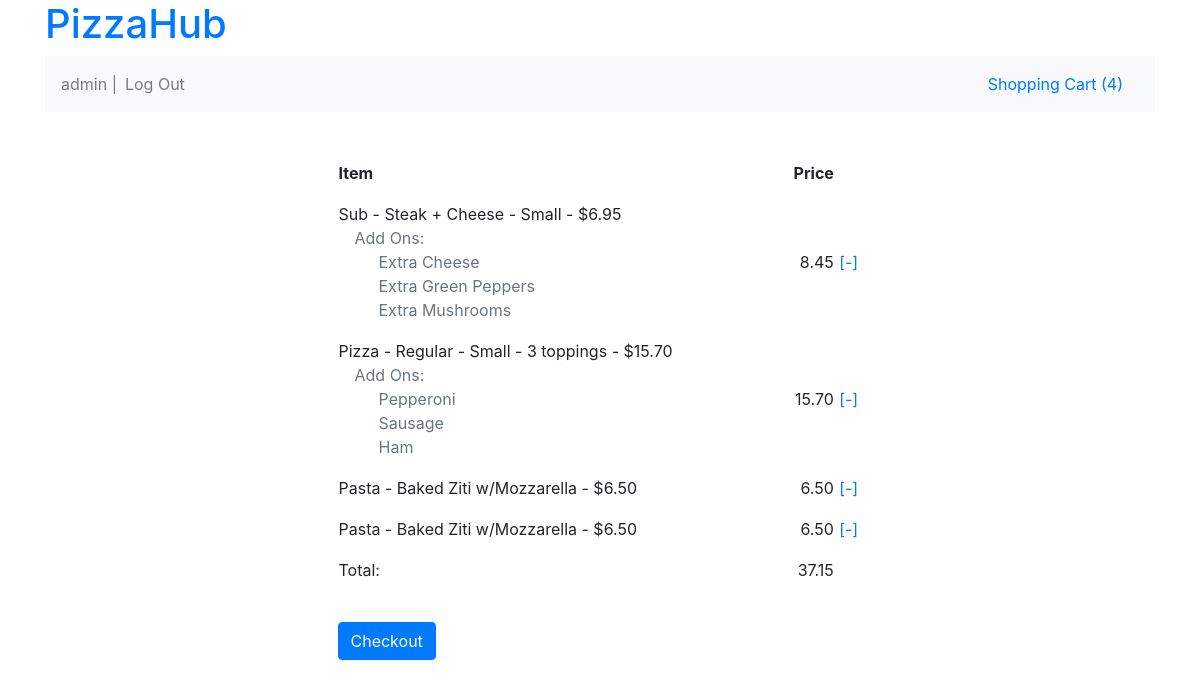
Page /shoppingcart/ (signed in) on the earlier database version.
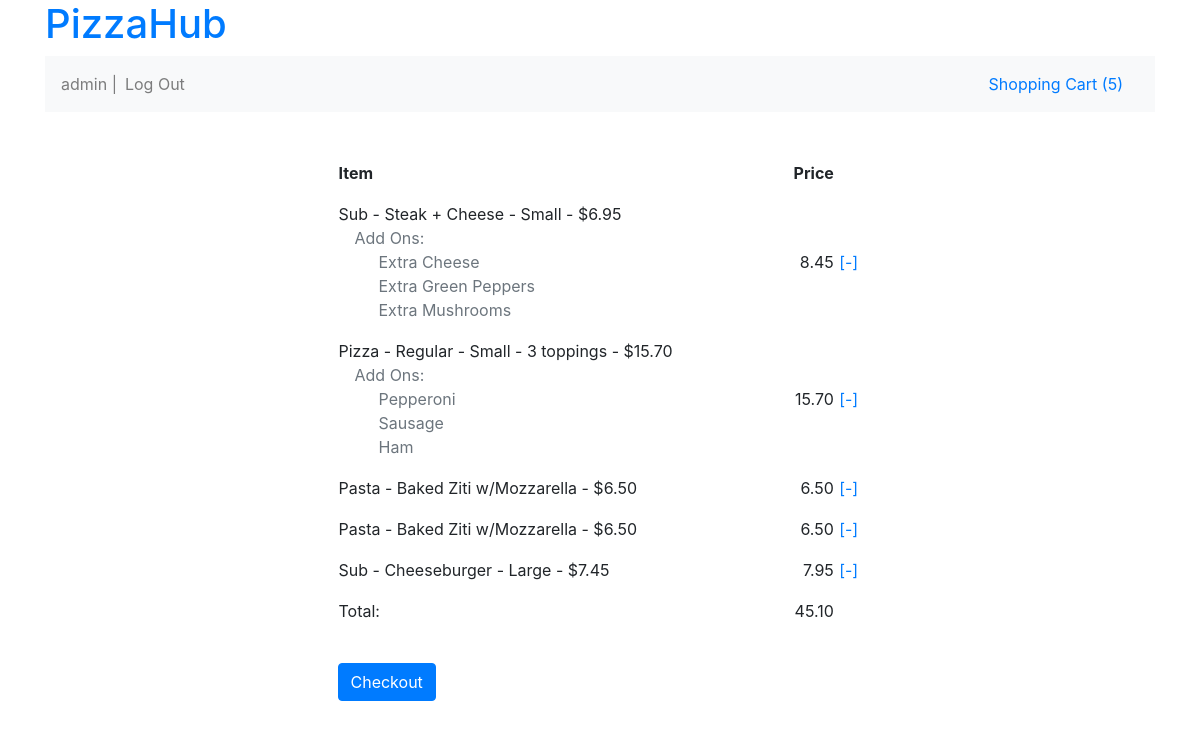
Same page on the later database version.
### orders/models.py (models this page shows, shortened)
class OrderItem (models.Model):
	menu_item = models.ForeignKey(MenuItem, on_delete=models.CASCADE);
	final_price = models.DecimalField(max_digits=5, decimal_places=2,validators=[MinValueValidator(Decimal('0.00'))]);
	def final_price_dollars(self):
		return "$ %.2f" % float(self.final_price) if self.final_price else "$ 0.00";
	final_price_dollars.short_description = "Final Price"
	add_ons = models.CharField(blank=True, max_length=100); #list of add ons for pizza or subs, separated by commas, can be blank
	def get_add_ons_list(self):
		if(self.add_ons.split(',')==['']):
			return [];
		return self.add_ons.split(',');
	shopping_cart = models.ForeignKey(ShoppingCart, on_delete=models.CASCADE);

class MenuItem(models.Model):
	item_type = models.CharField(max_length=3, choices = ITEM_TYPE_CHOICES, default = PIZZA);
	item_name = models.CharField(max_length=100);
	price = models.DecimalField(max_digits=5, decimal_places=2,validators=[MinValueValidator(Decimal('0.00'))])
	def __str__(self):
		def pizzaToString():
			return self.pizzamenuitem.__str__();
		def subToString():
			return self.submenuitem.__str__();
		def platterToString():
			return self.plattermenuitem.__str__();
		def saladToString():
			return self.saladmenuitem.__str__();
		def pastaToString():
			return self.pastamenuitem.__str__();
		def defaultToString():
			return str(f"{self.get_item_type_display()} - {self.item_name} - ${self.price}");
		switcher = {
			PIZZA: pizzaToString,
			SUB: subToString,
			PLATTER: platterToString,
			SALAD: saladToString,
			PASTA: pastaToString,
		}
		return switcher.get(self.item_type, defaultToString)();
	class Meta:
			verbose_name = "Menu Item"

class SubMenuItem(MenuItem):
	size = models.CharField(max_length=1, choices = SIZE_CHOICES, default = SMALL)
	def __str__(self):
		return str(f"{self.get_item_type_display()} - {self.item_name} - {self.get_size_display()} - ${self.price}");
	class Meta:
		verbose_name = "Sub Menu Item"

class PizzaMenuItem(MenuItem):
	REGULAR = 'Regular'
	SICILIAN = 'Sicilian'
	PIZZA_TYPE_CHOICES = (
		(REGULAR, "Regular"),
		(SICILIAN, "Sicilian"),
	)
	TOPPING_SEL_CHOICES = (
		('0', "Cheese"),
		('1',"1 topping"),
		('2',"2 toppings"),
		('3',"3 toppings"),
		('4',"Special")
	)
	pizza_type = models.CharField(max_length=100, choices = PIZZA_TYPE_CHOICES, default = REGULAR)
	size = models.CharField(max_length=1, choices = SIZE_CHOICES, default = SMALL)
	topping_sel = models.CharField(max_length=1, choices = TOPPING_SEL_CHOICES, default = '0', verbose_name="Topping Selection")
	def __str__(self):
		return str(f"{self.get_item_type_display()} - {self.item_name} - {self.get_size_display()} - {self.pizzamenuitem.get_topping_sel_display()} - ${self.price}");
	class Meta:
			verbose_name = "Pizza Menu Item"

class ShoppingCart (models.Model):
	user = models.ForeignKey(User, on_delete=models.CASCADE);
	total_cost = models.DecimalField(max_digits=5, default = Decimal('0.00'),decimal_places=2,validators=[MinValueValidator(Decimal('0.00'))]);
	def total_cost_dollars(self):
		return "$ %.2f" % float(self.total_cost) if self.total_cost else 0;
	total_cost_dollars.short_description = "Total Cost"
	ORDER_STATUS_POSS = (
		('0', "In Process"),
		('1', "Order Placed"),
	);
	order_status = models.CharField(max_length=1, choices = ORDER_STATUS_POSS, default = '0', verbose_name="Order Status");
	conf_num = models.IntegerField(blank=True, null=True, verbose_name="Order Confirmation #");
	checkout_time = models.DateTimeField(blank=True, null=True, verbose_name="Time Order Placed");
	class Meta:
		verbose_name = "Shopping Cart"

### orders/views.py (the view)
# urls.py: path("shoppingcart/", views.shopping_cart, name="shopping_cart"),
def shopping_cart(request):
	shopping_cart= get_current_shopping_cart(request);
	shopping_cart_items = OrderItem.objects.filter(shopping_cart=shopping_cart);
	context = {
		'shopping_cart': shopping_cart,
		'shopping_cart_items': shopping_cart_items,
	}
	template = loader.get_template('orders/cart.html')
	return HttpResponse(template.render(context, request));

### orders/models.py (called while the page is built)
	def __str__(self):
		return str(f"{self.get_item_type_display()} - {self.item_name} - ${self.price}");

### orders/views.py (called while the page is built)
def get_current_shopping_cart(request):
	if request.user.is_authenticated:
		cart_query = ShoppingCart.objects.filter(user = request.user, order_status='0');
		if len(cart_query)==0:
			new_cart = ShoppingCart(user=request.user);
			new_cart.save();
			return new_cart;
		else:
			return cart_query.get();
	else:
		return 'NO_USER_LOGGED_IN'

### orders/templates/orders/cart.html (shortened to what this page needs)
{% extends "orders/base.html" %}
{% block body %}
<div class="container col-6">
<form action="{% url 'orders:check_out' %}" method="post">
	<table width="100%">
		<tbody>
			<tr>
				<th>Item</th>
				<th style="text-align:right">Price</th>
				<th></th>
			</tr>
				{% for item in shopping_cart_items %}
				<tr>
					<td name = "item">{{item.menu_item}}
						{% if item.get_add_ons_list|length > 0 %}
						<p class="text-secondary" style="margin-bottom:0;text-indent:1em">Add Ons:</p>
							<ul class="text-secondary" style="margin-bottom:0;list-style: none">
								{% for add_on in item.get_add_ons_list %}
									<li>{{ add_on }}</li>
								{% endfor %}</ul>
						{% endif %}
					</td>
					<td style="text-align:right">{{item.final_price}}</td><td style="text-align:center"> <a href="" class="removeItem" id="{{item.id}}">[-]</a></td>
				</tr>
				{% endfor %}
				<tr>
					<td>Total: </td><td id="total-cost" style="text-align:right">{{shopping_cart.total_cost}}</td><td></td>
				</tr>
		</tbody>
	</table>
	<br>
	<button class="btn btn-primary" type="submit" name="submit">Checkout</button>
</form>
</div>
{% endblock %}

### orders/templates/orders/base.html (shortened to what this page needs)
<!DOCTYPE html>
<html>
    <head>
      {% load static %}
    	<link rel="stylesheet" href="https://stackpath.bootstrapcdn.com/bootstrap/4.1.3/css/bootstrap.min.css">
    </head>
    <body>
    	<div class="container">
            <a id="title" href="{% url 'orders:index' %}"><h1>PizzaHub</h1></a>
            <nav class="navbar navbar-expand-lg navbar-light bg-light mb-5 justify-content-between">
                   <ul class="navbar-nav ">
                      {% if user.is_authenticated %}
                      <li class="navbar-text">
                          {{ user.username }} |
                      </li>
                      <li class="nav-item">
                          <a href="{% url 'orders:logout' %}" class="nav-link">Log Out</a>
                      </li>
                      {% endif %}
                    </ul>
                    <div class="nav-item">
                      <a href="{% url 'orders:shopping_cart' %}" class="nav-link">Shopping Cart <span id="num-cart-items">{% if shopping_cart %}{% if shopping_cart_items|length > 0 %}({{shopping_cart_items|length}}){% endif %}{% endif %}</span></a>
                    </div>
            </nav>
            {% block body %}
        	{% endblock %}
        </div>
    </body>
</html>

Differences in the rows shown:
added OrderItem: menu_item "Sub - Cheeseburger - Large - $7.45", final_price "7.95"
changed ShoppingCart: total_cost "37.15" → "45.10"
Other differences:
{{ shopping_cart_items|length }}: "4" → "5"
